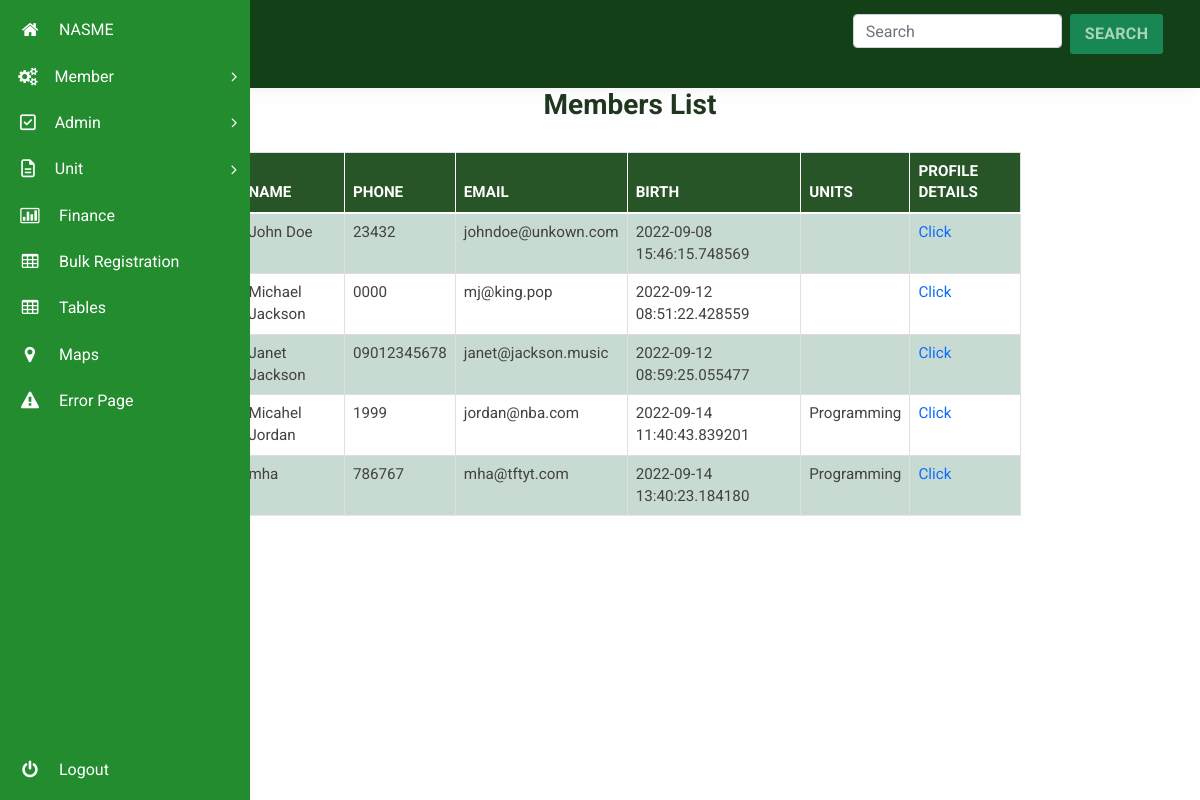
Before: /admin/manage_members (signed in) with the older database file.
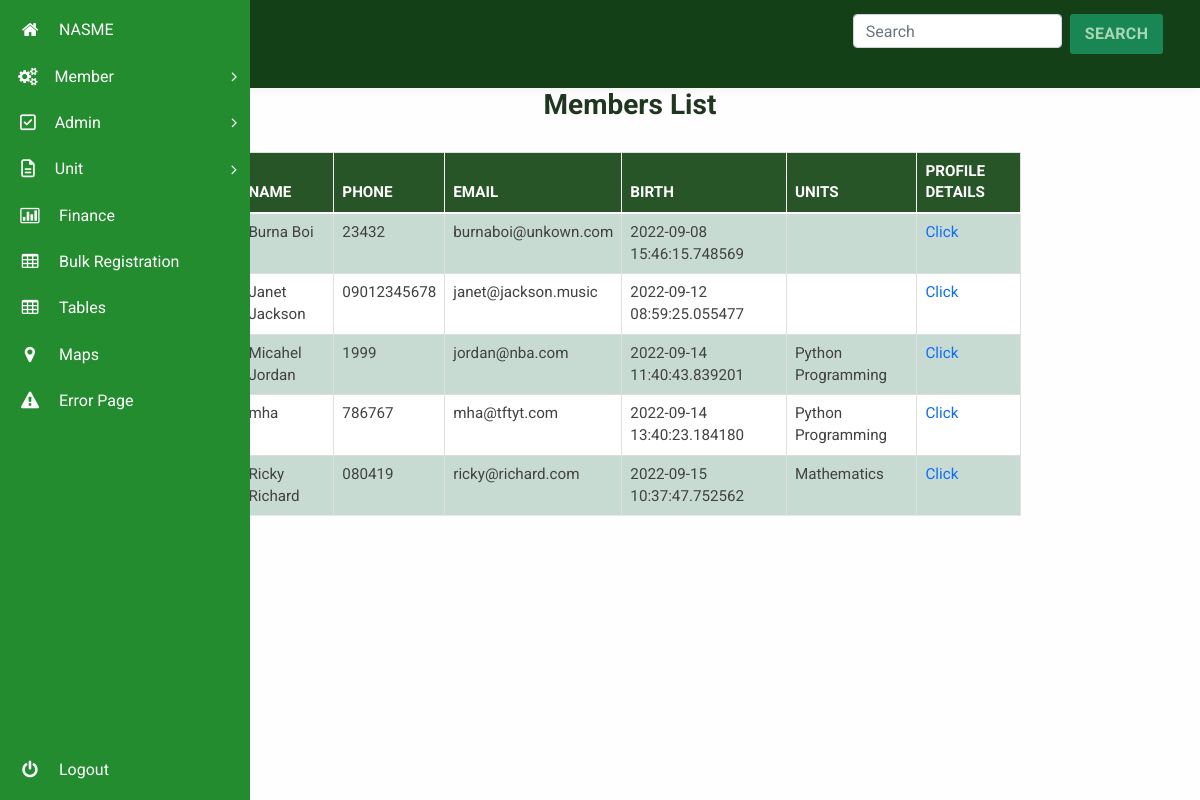
After: the same page with the newer database file.
### membership/models.py (models this page shows, shortened)
class User(db.Model, UserMixin):
  id = db.Column(db.Integer, primary_key=True)
  units = db.relationship("Unit", secondary=user_unit, backref="unit_members", lazy="dynamic")
  username = db.Column(db.String(20), unique=True, nullable=False)
  email = db.Column(db.String(120), unique=True, nullable=False)
  phone = db.Column(db.String(60), unique=True, nullable=False, default="")
  password = db.Column(db.String(60), nullable=False, default="~~~~~~~")
  image_file = db.Column(db.String(20), nullable=False, default='default.jpg')
  date_registered = db.Column(db.DateTime, nullable=False, default=datetime.utcnow)
  role = db.Column(db.String(6), nullable=False, default="USER")
  _is_superadmin = db.Column("is_superadmin", db.Boolean, nullable=False, default=False)
  current_salary = db.Column(db.String(60))
  occupation = db.Column(db.String(60))
  experience = db.Column(db.String(60))
  date_of_birth = db.Column(db.String(), nullable=False, default=datetime.utcnow)
  home_address = db.Column(db.String())
  work_address = db.Column(db.String())
  @property
  def is_superadmin(self):
      return self._is_superadmin
  @is_superadmin.setter
  def is_superadmin(self, s):
    if type(s) == type(str()):
      if s.lower() == "true":
        self._is_superadmin = True
      elif s.lower() == "false":
        self._is_superadmin = False
    else:
      self._is_superadmin = s

class Unit(db.Model):
  id = db.Column(db.Integer, primary_key=True)
  name = db.Column(db.String(50), unique=True, nullable=False)
  date_created = db.Column(db.DateTime, nullable=False,default=datetime.utcnow)
  fees_amount = db.Column(db.String(),nullable=False,default="0")

### membership/routes.py (the view)
@app.route("/admin/manage_members")
@admin_role_required
@login_required
def manage_members():
  page = request.args.get('page', 1, type=int)
  members = User.query.filter_by(role="USER").paginate(page=page, per_page=5)
  return render_template("manage_members.html", page=page, members=members)

### membership/models.py (called while the page is built)
@login_manager.user_loader
def load_user(user_id):
    return User.query.get(int(user_id))

### membership/routes.py (called while the page is built)
def admin_role_required(func):
    @wraps(func)
    def decorated_view(*args, **kwargs):
        if not current_user.role == "ADMIN":
            abort(403)
        return func(*args, **kwargs)
    return decorated_view

### membership/templates/manage_members.html (shortened to what this page needs)
{% extends "dashboard_layout.html" %}
{% block content %}
<link rel="stylesheet" type="text/css" href="css/table-style.css" />
<link rel="stylesheet" type="text/css" href="css/basictable.css" />
				<div class="container agile-tables">
					<h3 style="text-align: center; color:rgb(31, 55, 31); font-weight:bold;" class="text-center">Members List</h3>
					<div class="w3l-table-info table-responsive">
					    <table id="tuble" class="table table-success table-striped table-hover ">
						<thead>
						  <tr>
							<th>Name</th>
							<th>Phone</th>
							<th>Email</th>
							<th>Birth</th>
							<th>Units</th>
							<th>Profile Details</th>
						  </tr>
						</thead>
						<tbody>
							{% for member in members.items %}
						  <tr>
							<td>{{member.username}}</td>
							<td>{{ member.phone }}</td>
							<td>{{ member.email }}</td>
							<td>{{ member.date_of_birth }}</td>
							<td>
							{% for unit in member.units.all() %}
								<span>{{ unit.name }}</span>
							{% endfor %}
							</td>
							<td><a href="{{ url_for('view_member', member_id=member.id) }}">Click</a></td>
						  </tr>
						  {% endfor %}
						</tbody>
					  </table>
					  {% for page_num in members.iter_pages(left_edge=1, right_edge=1, left_current=1, right_current=2) %}
					    {% if page_num %}
					      {% if members.page == page_num %}
					        <a class="btn btn-success mb-5"  href="{{ url_for('manage_members', page=page_num) }}">{{ page_num }}</a>
					      {% else %}
					        <a class="btn btn-success mb-5" href="{{ url_for('manage_members', page=page_num) }}">{{ page_num }}</a>
					      {% endif %}
					    {% else %}
					      ...
					    {% endif %}
					  {% endfor %}
					</div>
				  </div>
{% endblock content %}

Changed rows visible on the page:
removed User: username "Michael Jackson", phone "0000", email "mj@king.pop", date_of_birth "2022-09-12 08:51:22.428559"
changed User: username "John Doe" → "Burna Boi"; email "johndoe@unkown.com" → "burnaboi@unkown.com"
changed Unit: name "Programming" → "Python Programming"
now on this page (row unchanged): User: username "Ricky Richard", phone "080419", email "ricky@richard.com", date_of_birth "2022-09-15 10:37:47.752562"
now on this page (row unchanged): Unit: name "Mathematics", shown under "Ricky Richard"
